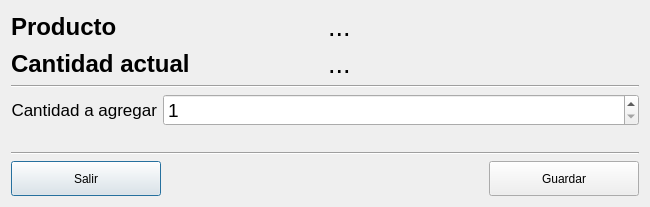
<?xml version="1.0" encoding="UTF-8"?>
<ui version="4.0">
 <class>Dialog</class>
 <widget class="QDialog" name="Dialog">
  <property name="geometry">
   <rect>
    <x>0</x>
    <y>0</y>
    <width>650</width>
    <height>183</height>
   </rect>
  </property>
  <property name="windowTitle">
   <string>Dialog</string>
  </property>
  <layout class="QVBoxLayout" name="verticalLayout_2">
   <item>
    <layout class="QVBoxLayout" name="verticalLayout">
     <item>
      <layout class="QHBoxLayout" name="horizontalLayout_2">
       <item>
        <widget class="QLabel" name="label">
         <property name="font">
          <font>
           <pointsize>18</pointsize>
           <weight>75</weight>
           <bold>true</bold>
          </font>
         </property>
         <property name="text">
          <string>Producto</string>
         </property>
        </widget>
       </item>
       <item>
        <widget class="QLabel" name="lbProducto">
         <property name="font">
          <font>
           <pointsize>20</pointsize>
          </font>
         </property>
         <property name="text">
          <string>...</string>
         </property>
        </widget>
       </item>
      </layout>
     </item>
     <item>
      <layout class="QHBoxLayout" name="horizontalLayout_3">
       <item>
        <widget class="QLabel" name="label_3">
         <property name="font">
          <font>
           <pointsize>18</pointsize>
           <weight>75</weight>
           <bold>true</bold>
          </font>
         </property>
         <property name="text">
          <string>Cantidad actual</string>
         </property>
        </widget>
       </item>
       <item>
        <widget class="QLabel" name="lbCantidad">
         <property name="font">
          <font>
           <pointsize>20</pointsize>
          </font>
         </property>
         <property name="text">
          <string>...</string>
         </property>
        </widget>
       </item>
      </layout>
     </item>
     <item>
      <widget class="Line" name="line_2">
       <property name="orientation">
        <enum>Qt::Horizontal</enum>
       </property>
      </widget>
     </item>
     <item>
      <layout class="QHBoxLayout" name="hlDialog">
       <item>
        <widget class="QLabel" name="lbCodigo">
         <property name="minimumSize">
          <size>
           <width>144</width>
           <height>0</height>
          </size>
         </property>
         <property name="font">
          <font>
           <pointsize>13</pointsize>
          </font>
         </property>
         <property name="text">
          <string>Cantidad a agregar</string>
         </property>
         <property name="alignment">
          <set>Qt::AlignRight|Qt::AlignTrailing|Qt::AlignVCenter</set>
         </property>
        </widget>
       </item>
       <item>
        <widget class="QSpinBox" name="sbCantidad">
         <property name="sizePolicy">
          <sizepolicy hsizetype="MinimumExpanding" vsizetype="Fixed">
           <horstretch>0</horstretch>
           <verstretch>0</verstretch>
          </sizepolicy>
         </property>
         <property name="font">
          <font>
           <pointsize>14</pointsize>
          </font>
         </property>
         <property name="minimum">
          <number>1</number>
         </property>
         <property name="maximum">
          <number>9999999</number>
         </property>
         <property name="value">
          <number>1</number>
         </property>
        </widget>
       </item>
      </layout>
     </item>
     <item>
      <widget class="QLabel" name="label_2">
       <property name="text">
        <string/>
       </property>
      </widget>
     </item>
     <item>
      <widget class="Line" name="line">
       <property name="orientation">
        <enum>Qt::Horizontal</enum>
       </property>
      </widget>
     </item>
     <item>
      <layout class="QHBoxLayout" name="horizontalLayout">
       <item>
        <widget class="QPushButton" name="btSalir">
         <property name="minimumSize">
          <size>
           <width>150</width>
           <height>35</height>
          </size>
         </property>
         <property name="cursor">
          <cursorShape>PointingHandCursor</cursorShape>
         </property>
         <property name="text">
          <string>Salir</string>
         </property>
        </widget>
       </item>
       <item>
        <spacer name="horizontalSpacer">
         <property name="orientation">
          <enum>Qt::Horizontal</enum>
         </property>
         <property name="sizeHint" stdset="0">
          <size>
           <width>40</width>
           <height>20</height>
          </size>
         </property>
        </spacer>
       </item>
       <item>
        <widget class="QPushButton" name="btGuardar">
         <property name="minimumSize">
          <size>
           <width>150</width>
           <height>35</height>
          </size>
         </property>
         <property name="cursor">
          <cursorShape>PointingHandCursor</cursorShape>
         </property>
         <property name="text">
          <string>Guardar</string>
         </property>
         <property name="icon">
          <iconset>
           <normaloff>:/newPrefix/1350863009_file_add.png</normaloff>:/newPrefix/1350863009_file_add.png</iconset>
         </property>
        </widget>
       </item>
      </layout>
     </item>
    </layout>
   </item>
  </layout>
 </widget>
 <resources>
  <include location="../images_rc/images.qrc"/>
 </resources>
 <connections>
  <connection>
   <sender>btSalir</sender>
   <signal>clicked()</signal>
   <receiver>Dialog</receiver>
   <slot>close()</slot>
   <hints>
    <hint type="sourcelabel">
     <x>50</x>
     <y>374</y>
    </hint>
    <hint type="destinationlabel">
     <x>130</x>
     <y>382</y>
    </hint>
   </hints>
  </connection>
 </connections>
</ui>
